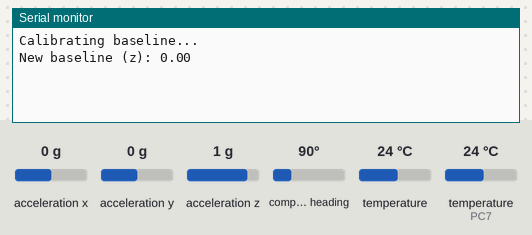
The sketch below on a simulated STM32 Blue Pill. Parts: the last lines printed to the serial monitor. The inputs (shaded band) are chosen by the test bench; at power-on: acceleration x 0 g, temperature (sensor on PC7) 24 °C, acceleration y 0 g, acceleration z 1 g, compass heading 90°, temperature 24 °C.

Above: at 2.2 s.
2.3 s: acceleration x set to -1.4 g
At 4.2 s:
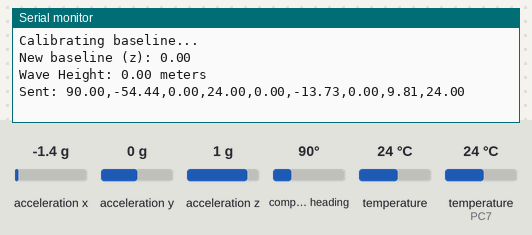
4.5 s: temperature (sensor on PC7) set to 12 °C
6.0 s: acceleration y set to -1.4 g
At 6.8 s:
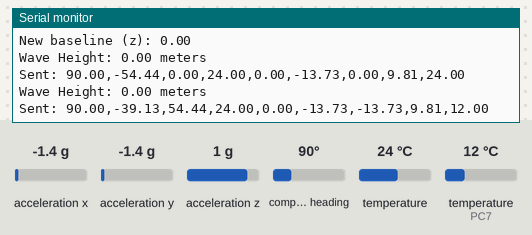
7.5 s: acceleration z set to -1.4 g
9.0 s: temperature (sensor on PC7) set to 19 °C
At 10.2 s:
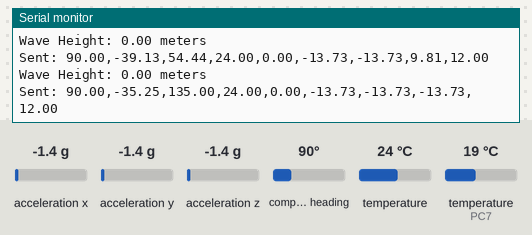
10.5 s: compass heading set to 7°
At 12.6 s:
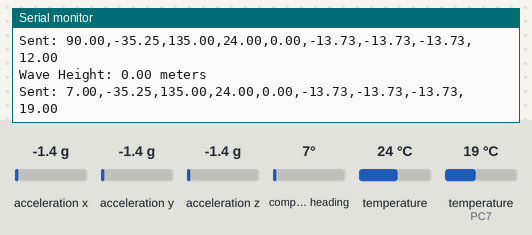
Timing chart, 0 to 13.0 s (numbered marks = the images above; inputs shaded):
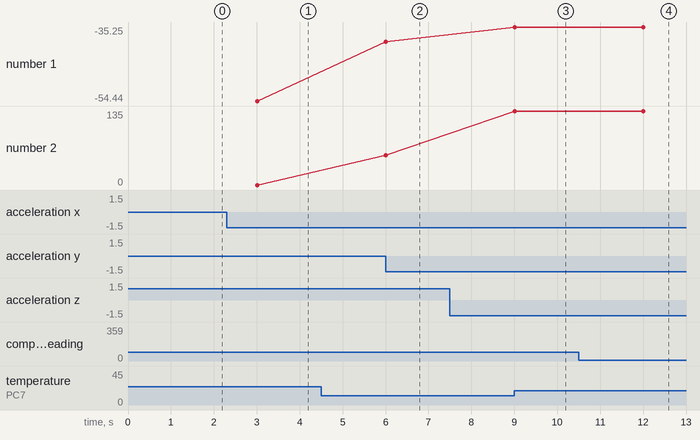

Measured:
- after the input at 2.3 s, the serial monitor: prints a new line after 0.71 s (image 1)
- after the input at 6.0 s, the serial monitor: prints a new line at once (image 2)
- after the input at 10.5 s, the serial monitor: prints a new line after 1.5 s (image 4)
- plotted number 1: -54.44 → -39.13 after the input at 6.0 s
- plotted number 2: 0 → 54.44 after the input at 6.0 s

The sketch:

stm32_serialdata.ino
```cpp
#include <Wire.h>
#include <Adafruit_Sensor.h>
#include <Adafruit_BNO055.h>
#include <OneWire.h>
#include <DallasTemperature.h>
#include <utility/imumaths.h>

// -------- UART Setup --------
#define RX_PIN PA10
#define TX_PIN PA9
HardwareSerial Serial1(RX_PIN, TX_PIN);

// -------- BNO055 Setup --------
Adafruit_BNO055 bno = Adafruit_BNO055(55, 0x28, &Wire);

// -------- DS18B20 Setup --------
#define ONE_WIRE_BUS PC7
OneWire oneWire(ONE_WIRE_BUS);
DallasTemperature waterTempSensors(&oneWire);

// -------- Global Variables --------
float water_temperature = 0.0;
float imu_temperature = 0.0;
float wave_height = 0.0;

float z_max = 0.0;
float z_min = 0.0;
float z_baseline = 0.0;

// -------- Timing Variables --------
unsigned long lastWaveCalc = 0;
unsigned long lastSendTime = 0;
unsigned long lastBaselineCalib = 0;
unsigned long lastTempTime = 0;

const unsigned long measurementInterval = 3000;  // 3 seconds
const unsigned long baselineInterval = 300000;   // 5 minutes
const unsigned long tempInterval = 1000;         // 1 second
const unsigned long sendInterval = 3000;         // 3 seconds

// -------- Baseline Calibration --------
void calibrateBaseline() {
  Serial.println(F("Calibrating baseline..."));
  float sum = 0.0;
  const int samples = 50;
  for (int i = 0; i < samples; i++) {
    sensors_event_t tempEvent;
    bno.getEvent(&tempEvent, Adafruit_BNO055::VECTOR_LINEARACCEL);
    sum += tempEvent.acceleration.z;
    delay(20);  // Reduced delay for faster sampling
  }
  z_baseline = sum / samples;
  Serial.print(F("New baseline (z): "));
  Serial.println(z_baseline);
}

// -------- IMU Update --------
void updateIMU() {
  sensors_event_t linearAccelData;
  bno.getEvent(&linearAccelData, Adafruit_BNO055::VECTOR_LINEARACCEL);
  float az = linearAccelData.acceleration.z - z_baseline;

  // Update peaks
  if (az > z_max) z_max = az;
  if (az < z_min) z_min = az;

  // Update IMU temperature
  imu_temperature = bno.getTemp();
}

// -------- Calculate Wave Height --------
void calculateWaveHeight() {
  float measuredDelta = z_max - z_min;
  float calibrationFactor = 0.5 / 10.7;  // Adjust based on your calibration
  wave_height = measuredDelta * calibrationFactor;

  // Reset peaks with current reading to prevent spikes
  sensors_event_t currentEvent;
  bno.getEvent(&currentEvent, Adafruit_BNO055::VECTOR_LINEARACCEL);
  float currentZ = currentEvent.acceleration.z - z_baseline;
  z_max = z_min = currentZ;

  Serial.print(F("Wave Height: "));
  Serial.print(wave_height);
  Serial.println(F(" meters"));
}

// -------- Water Temperature Update --------
void updateWaterTemp() {
  waterTempSensors.requestTemperatures();
  water_temperature = waterTempSensors.getTempCByIndex(0);
}

// -------- Send Data --------
void sendData() {
  sensors_event_t orientation, accel;
  bno.getEvent(&orientation);
  bno.getEvent(&accel, Adafruit_BNO055::VECTOR_ACCELEROMETER);

  String data = String(orientation.orientation.x, 2) + "," +
                String(orientation.orientation.y, 2) + "," +
                String(orientation.orientation.z, 2) + "," +
                String(imu_temperature, 2) + "," +
                String(wave_height, 2) + "," +
                String(accel.acceleration.x, 2) + "," +
                String(accel.acceleration.y, 2) + "," +
                String(accel.acceleration.z, 2) + "," +
                String(water_temperature, 2);

  Serial1.println(data);
  Serial.print("Sent: ");
  Serial.println(data);
}

void setup() {
  Serial.begin(115200);
  Serial1.begin(115200);
  Wire.begin();
  waterTempSensors.begin();

  if (!bno.begin()) {
    Serial.println("BNO055 not detected!");
    while (1);
  }
  calibrateBaseline();

  // Initialize peaks with first reading
  sensors_event_t initialEvent;
  bno.getEvent(&initialEvent, Adafruit_BNO055::VECTOR_LINEARACCEL);
  float initialZ = initialEvent.acceleration.z - z_baseline;
  z_max = z_min = initialZ;
}

void loop() {
  unsigned long currentMillis = millis();

  // Continuously update IMU readings
  updateIMU();

  // Update temperature every second
  if (currentMillis - lastTempTime >= tempInterval) {
    updateWaterTemp();
    lastTempTime = currentMillis;
  }

  // Calculate wave height every 3 seconds
  if (currentMillis - lastWaveCalc >= measurementInterval) {
    calculateWaveHeight();
    lastWaveCalc = currentMillis;
  }

  // Send data every 3 seconds
  if (currentMillis - lastSendTime >= sendInterval) {
    sendData();
    lastSendTime = currentMillis;
  }

  // Periodic baseline calibration
  if (currentMillis - lastBaselineCalib >= baselineInterval) {
    if (fabs(z_max - z_min) < 0.2) {
      calibrateBaseline();
      // Reinitialize peaks after calibration
      sensors_event_t postCalibEvent;
      bno.getEvent(&postCalibEvent, Adafruit_BNO055::VECTOR_LINEARACCEL);
      float postCalibZ = postCalibEvent.acceleration.z - z_baseline;
      z_max = z_min = postCalibZ;
    }
    lastBaselineCalib = currentMillis;
  }
}
```
